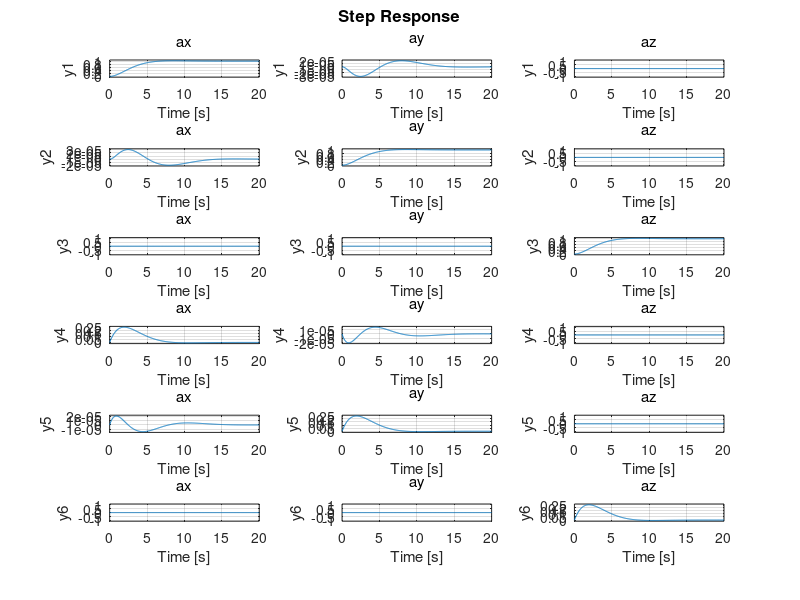
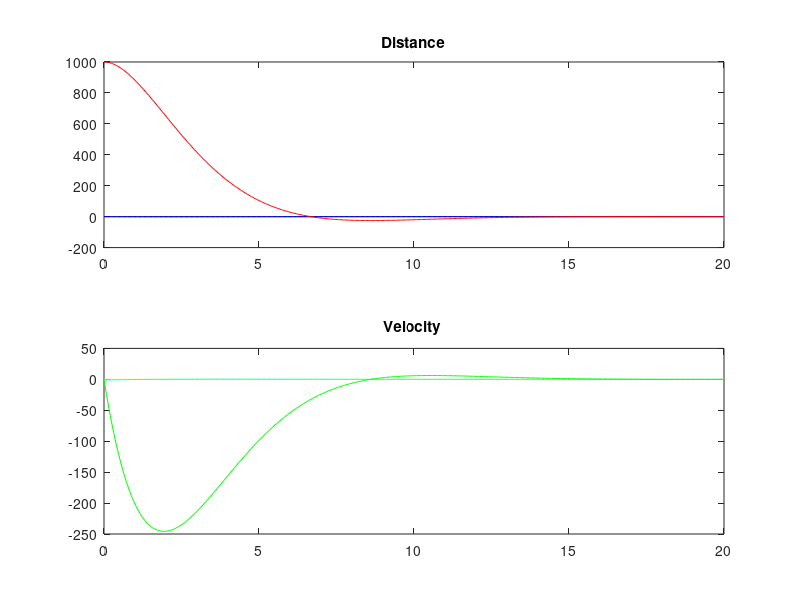

Here is the MATLAB script that generated these plots, in order:

clc;
clear;
% close all;


% Position Control of Chaser using HCW equations.
% n=ureal('n',2*pi/(24*3600),'percent',2);%Data is of Geosynchronous Satellite
%% Constants and Data
n=2*pi/(24*3600);
t = 0:0.04:20;

%% A,B,C,D Matrices of State space model.
% A=[0 0 0 1 0 0; 0 0 0 0 1 0;0 0 0 0 0 1;0 0 0 0 0 -2*n ; 0 -n*n 0 0 0 0;0 0 3*n*n 2*n 0 0];
A=[0 0 0 1 0 0; 0 0 0 0 1 0;0 0 0 0 0 1;3*n*n 0 0 0 2*n 0;0 0 0 -2*n 0 0;0 0 -n*n 0 0 0];  %x and y in plane and z out of plan.
B=[0 0 0; 0 0 0; 0 0 0;1 0 0; 0 1 0; 0 0 1];
C_Nbar=[1 0 0 0 0 0 ;0 1 0 0 0 0; 0 0 1 0 0 0];
C=eye(6);
D=0;

%% Reference State and Intial State.
u=[-100*zeros(size(t));zeros(size(t));zeros(size(t))];
init=[0;0;1000;0;-1;0];

%ref=[-100;0;0;0;0;0];%First Hold Point.

%% Applying LQR Algorithm to get best k for Full State Feedback.
Q=0.1*(C'*C);
R=eye(3);
k=lqr(A,B,Q,R);

%% Creating State Space Model without State Feedback 
State=ss(A,B,C,D,'InputName',{'ax','ay','az'},'OutputName'...
    ,{'y'},'StateName',{'x','y','z','x*','y*','z*'});

%% Creating State Space Model with Full State Feedback
 Nbar=-(inv(C_Nbar*inv(A-B*k)*B));
 State1=ss(A-B*k,B*Nbar,C,D,'InputName',{'ax','ay','az'},'OutputName'...
    ,{'y'},'StateName',{'x','y','z','x*','y*','z*'});
% opt=robOptions('Display','on','Sensitivity','on');
% [StabilityMargin,wcu]=robstab(State1,opt);
figure(8)
step(State1,t)
y1=lsim(State1,u,t,init);%Getting the Values from Linear Approximation.

% set(findall(gcf,'type','line'),'linewidth',3);
%% Plotting the linear Simulation 

figure (9)

subplot(2,1,1)
plot(t,y1(:,1),'-k')
hold on
plot(t,y1(:,2),'-b')
plot(t,y1(:,3),'-r')
title('Distance')
hold off

subplot(2,1,2)
plot(t,y1(:,4),'-y')
hold on
plot(t,y1(:,5),'-c')
plot(t,y1(:,6),'-g')
title('Velocity ')
hold off

%% Making Robust
% %Weights
% Wa1=ss(1);
% Wa2=ss(2);
% wa3=ss(1);
% Wsv1=ss(1);
% Wsv2=ss(1);
% Wsv3=ss(1);
% Wsv4=ss(1);
% Wsv5=ss(1);
% Wsv6=ss(1);
% Wext=ss(0.11);
% 
% Wext.u='d';
% Wext.y='r';
% Wa1.u='u1';
% Wa1.y='e1';
% Wa2.u='u2';
% Wa2.y='e2';
% Wa3.u='u3';
% Wa3.y='e3';
% Wsv1.u='x';
% Wsv1.y='e4';
% Wsv2.y='e5';
% Wsv3.y='e6';
% Wsv4.y='e7';
% Wsv5.y='e8';
% Wsv6.y='e9';
% Wsv2.u='y';
% Wsv3.u='z';
% Wsv4.u='x.';
% Wsv5.u='y.';
% Wsv6.u='x.';
% 
% ICinputs={'d','u1','u2','u3'};
% ICoutputs={'e1','e2','e3','e4','e5','e6'};
% pos1=sumblk('y1=x');
% pos2=sumblk('y1=y');
% pos3=sumblk('y1=z');
% pos4=sumblk('y1=x.');
% pos5=sumblk('y1=y.');
% pos6=sumblk('y1=z.');
% satic=connect(State,Wext,Wa1,Wa2,Wa3,Wsv1,Wsv2,Wsv3,Wsv4,Wsv5,Wsv6,...
%     ICinputs,ICoutputs);
% 
% ncont=3;
% nmea=6;
% K=ss(zeros(ncont,nmea,3));
% gamma=zeros(3,1);
% for i=1:3
%     [K(:,:,i),~,gamma(i)]=hinfsyn(satic(:,:,i),nmea,ncont);
% end


